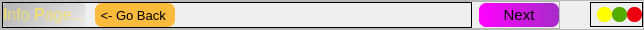
          <widget class="QFrame" name="TitleBar">
           <property name="sizePolicy">
            <sizepolicy hsizetype="Preferred" vsizetype="Fixed">
             <horstretch>0</horstretch>
             <verstretch>0</verstretch>
            </sizepolicy>
           </property>
           <property name="minimumSize">
            <size>
             <width>0</width>
             <height>0</height>
            </size>
           </property>
           <property name="maximumSize">
            <size>
             <width>16777215</width>
             <height>30</height>
            </size>
           </property>
           <property name="styleSheet">
            <string notr="true">QFrame{

	
border-image:None;
}</string>
           </property>
           <property name="frameShape">
            <enum>QFrame::StyledPanel</enum>
           </property>
           <property name="frameShadow">
            <enum>QFrame::Raised</enum>
           </property>
           <layout class="QHBoxLayout" name="horizontalLayout_5">
            <property name="spacing">
             <number>30</number>
            </property>
            <property name="leftMargin">
             <number>0</number>
            </property>
            <property name="topMargin">
             <number>0</number>
            </property>
            <property name="rightMargin">
             <number>0</number>
            </property>
            <property name="bottomMargin">
             <number>0</number>
            </property>
            <item>
             <widget class="QFrame" name="frame_2">
              <property name="styleSheet">
               <string notr="true">border-image:None;</string>
              </property>
              <property name="frameShape">
               <enum>QFrame::StyledPanel</enum>
              </property>
              <property name="frameShadow">
               <enum>QFrame::Raised</enum>
              </property>
              <layout class="QHBoxLayout" name="horizontalLayout_17">
               <property name="spacing">
                <number>0</number>
               </property>
               <property name="leftMargin">
                <number>0</number>
               </property>
               <property name="topMargin">
                <number>0</number>
               </property>
               <property name="rightMargin">
                <number>0</number>
               </property>
               <property name="bottomMargin">
                <number>0</number>
               </property>
               <item>
                <widget class="QFrame" name="frame_4">
                 <property name="styleSheet">
                  <string notr="true">background-color: qlineargradient(spread:pad, x1:0, y1:0, x2:1, y2:1, stop:0 rgba(0, 0, 0, 0), stop:1 rgba(255, 255, 255, 0));</string>
                 </property>
                 <property name="frameShape">
                  <enum>QFrame::StyledPanel</enum>
                 </property>
                 <property name="frameShadow">
                  <enum>QFrame::Raised</enum>
                 </property>
                 <layout class="QHBoxLayout" name="horizontalLayout_4">
                  <property name="spacing">
                   <number>10</number>
                  </property>
                  <property name="leftMargin">
                   <number>0</number>
                  </property>
                  <property name="topMargin">
                   <number>0</number>
                  </property>
                  <property name="rightMargin">
                   <number>296</number>
                  </property>
                  <property name="bottomMargin">
                   <number>0</number>
                  </property>
                  <item>
                   <widget class="QLabel" name="AppTitle">
                    <property name="minimumSize">
                     <size>
                      <width>60</width>
                      <height>0</height>
                     </size>
                    </property>
                    <property name="font">
                     <font>
                      <pointsize>11</pointsize>
                      <weight>75</weight>
                      <bold>true</bold>
                     </font>
                    </property>
                    <property name="styleSheet">
                     <string notr="true">QLabel{
	color: rgba(255, 229, 84, 180);
border-radius:3px;
	background-color: qlineargradient(spread:pad, x1:0, y1:0.38, x2:1, y2:0.670636, stop:0 rgba(0, 0, 0, 59), stop:1 rgba(13, 13, 13, 11));
}</string>
                    </property>
                    <property name="text">
                     <string>&lt;html&gt;&lt;head/&gt;&lt;body&gt;&lt;p align=&quot;justify&quot;&gt;&lt;span style=&quot; font-size:12pt;&quot;&gt;I&lt;/span&gt;&lt;span style=&quot; font-size:12pt; font-weight:400;&quot;&gt;nfo &lt;/span&gt;&lt;span style=&quot; font-size:12pt;&quot;&gt;P&lt;/span&gt;&lt;span style=&quot; font-size:12pt; font-weight:400;&quot;&gt;age...&lt;/span&gt;&lt;/p&gt;&lt;/body&gt;&lt;/html&gt;</string>
                    </property>
                    <property name="textFormat">
                     <enum>Qt::RichText</enum>
                    </property>
                    <property name="alignment">
                     <set>Qt::AlignLeading|Qt::AlignLeft|Qt::AlignVCenter</set>
                    </property>
                   </widget>
                  </item>
                  <item>
                   <widget class="QPushButton" name="GoBackButton">
                    <property name="sizePolicy">
                     <sizepolicy hsizetype="Fixed" vsizetype="Fixed">
                      <horstretch>0</horstretch>
                      <verstretch>0</verstretch>
                     </sizepolicy>
                    </property>
                    <property name="minimumSize">
                     <size>
                      <width>80</width>
                      <height>24</height>
                     </size>
                    </property>
                    <property name="maximumSize">
                     <size>
                      <width>80</width>
                      <height>16777215</height>
                     </size>
                    </property>
                    <property name="font">
                     <font>
                      <pointsize>10</pointsize>
                      <weight>50</weight>
                      <bold>false</bold>
                     </font>
                    </property>
                    <property name="styleSheet">
                     <string notr="true">QPushButton{
border-radius:7px;
	background-color: rgba(255, 170, 0, 190);

}
QPushButton:hover{
	background-color: rgb(0, 170, 0);
	color: rgb(0, 0, 0);

}</string>
                    </property>
                    <property name="text">
                     <string>&lt;- Go Back </string>
                    </property>
                   </widget>
                  </item>
                 </layout>
                </widget>
               </item>
               <item>
                <widget class="QLabel" name="label_10">
                 <property name="text">
                  <string/>
                 </property>
                </widget>
               </item>
               <item>
                <widget class="QPushButton" name="NextButton">
                 <property name="sizePolicy">
                  <sizepolicy hsizetype="Fixed" vsizetype="Fixed">
                   <horstretch>0</horstretch>
                   <verstretch>0</verstretch>
                  </sizepolicy>
                 </property>
                 <property name="minimumSize">
                  <size>
                   <width>80</width>
                   <height>24</height>
                  </size>
                 </property>
                 <property name="maximumSize">
                  <size>
                   <width>80</width>
                   <height>16777215</height>
                  </size>
                 </property>
                 <property name="font">
                  <font>
                   <pointsize>11</pointsize>
                  </font>
                 </property>
                 <property name="styleSheet">
                  <string notr="true">QPushButton{
border-radius:7px;
	background-color: qlineargradient(spread:pad, x1:0, y1:0.653, x2:1, y2:0.631, stop:0 rgba(255, 0, 255, 255), stop:1 rgba(166, 43, 200, 255));

}
QPushButton:hover{
	background-color: rgb(0, 170, 0);
	color: rgb(0, 0, 0);

}</string>
                 </property>
                 <property name="text">
                  <string>Next</string>
                 </property>
                </widget>
               </item>
              </layout>
             </widget>
            </item>
            <item>
             <widget class="QFrame" name="frame_3">
              <property name="sizePolicy">
               <sizepolicy hsizetype="Fixed" vsizetype="Fixed">
                <horstretch>0</horstretch>
                <verstretch>0</verstretch>
               </sizepolicy>
              </property>
              <property name="minimumSize">
               <size>
                <width>0</width>
                <height>25</height>
               </size>
              </property>
              <property name="maximumSize">
               <size>
                <width>100</width>
                <height>16777215</height>
               </size>
              </property>
              <property name="styleSheet">
               <string notr="true">border-image:None;
background-color: qlineargradient(spread:pad, x1:0, y1:0, x2:1, y2:1, stop:0 rgba(0, 0, 0, 0), stop:1 rgba(255, 255, 255, 0));</string>
              </property>
              <property name="frameShape">
               <enum>QFrame::StyledPanel</enum>
              </property>
              <property name="frameShadow">
               <enum>QFrame::Raised</enum>
              </property>
              <layout class="QHBoxLayout" name="horizontalLayout_3">
               <property name="spacing">
                <number>0</number>
               </property>
               <property name="leftMargin">
                <number>6</number>
               </property>
               <property name="topMargin">
                <number>0</number>
               </property>
               <property name="rightMargin">
                <number>0</number>
               </property>
               <property name="bottomMargin">
                <number>0</number>
               </property>
               <item>
                <widget class="QPushButton" name="Minimizebtn">
                 <property name="sizePolicy">
                  <sizepolicy hsizetype="Fixed" vsizetype="Fixed">
                   <horstretch>0</horstretch>
                   <verstretch>0</verstretch>
                  </sizepolicy>
                 </property>
                 <property name="maximumSize">
                  <size>
                   <width>15</width>
                   <height>15</height>
                  </size>
                 </property>
                 <property name="styleSheet">
                  <string notr="true">QPushButton{
	background-color: rgb(255, 255, 0);
border-radius:7px;
}
QPushButton::hover{
	background-color: rgba(255, 255, 0, 150);

}</string>
                 </property>
                 <property name="text">
                  <string/>
                 </property>
                </widget>
               </item>
               <item>
                <widget class="QPushButton" name="Maximizebtn">
                 <property name="sizePolicy">
                  <sizepolicy hsizetype="Fixed" vsizetype="Fixed">
                   <horstretch>0</horstretch>
                   <verstretch>0</verstretch>
                  </sizepolicy>
                 </property>
                 <property name="maximumSize">
                  <size>
                   <width>15</width>
                   <height>15</height>
                  </size>
                 </property>
                 <property name="styleSheet">
                  <string notr="true">QPushButton{
	background-color: rgb(85, 170, 0);
border-radius:7px;
}
QPushButton::hover{
	background-color: rgba(85, 170, 0, 150);

}</string>
                 </property>
                 <property name="text">
                  <string/>
                 </property>
                </widget>
               </item>
               <item>
                <widget class="QPushButton" name="CloseButton">
                 <property name="sizePolicy">
                  <sizepolicy hsizetype="Fixed" vsizetype="Fixed">
                   <horstretch>0</horstretch>
                   <verstretch>0</verstretch>
                  </sizepolicy>
                 </property>
                 <property name="maximumSize">
                  <size>
                   <width>15</width>
                   <height>15</height>
                  </size>
                 </property>
                 <property name="styleSheet">
                  <string notr="true">QPushButton{
	background-color: rgb(235, 0, 16);
border-radius:7px;
}
QPushButton::hover{
	background-color: rgba(255, 0, 0, 150);

}</string>
                 </property>
                 <property name="text">
                  <string/>
                 </property>
                </widget>
               </item>
              </layout>
             </widget>
            </item>
           </layout>
          </widget>
